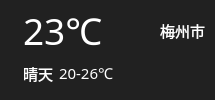
    <widget class="QWidget" name="widget02" native="true">
     <property name="styleSheet">
      <string notr="true">border-radius: 15px;
color: rgb(255, 255, 255);
background-color: rgb(33, 33, 33);</string>
     </property>
     <layout class="QHBoxLayout" name="horizontalLayout">
      <property name="leftMargin">
       <number>10</number>
      </property>
      <property name="topMargin">
       <number>5</number>
      </property>
      <property name="rightMargin">
       <number>10</number>
      </property>
      <property name="bottomMargin">
       <number>5</number>
      </property>
      <item>
       <widget class="QLabel" name="weatherIcon">
        <property name="sizePolicy">
         <sizepolicy hsizetype="Preferred" vsizetype="Preferred">
          <horstretch>0</horstretch>
          <verstretch>0</verstretch>
         </sizepolicy>
        </property>
        <property name="maximumSize">
         <size>
          <width>120</width>
          <height>120</height>
         </size>
        </property>
        <property name="text">
         <string/>
        </property>
        <property name="pixmap">
         <pixmap resource="res.qrc">:/icon/clear.svg</pixmap>
        </property>
        <property name="scaledContents">
         <bool>true</bool>
        </property>
       </widget>
      </item>
      <item>
       <layout class="QGridLayout" name="gridLayout_3">
        <item row="1" column="0">
         <widget class="QLabel" name="weatherToday">
          <property name="font">
           <font>
            <family>Adobe 黑体 Std</family>
            <pointsize>11</pointsize>
           </font>
          </property>
          <property name="text">
           <string>晴天</string>
          </property>
          <property name="alignment">
           <set>Qt::AlignmentFlag::AlignLeading|Qt::AlignmentFlag::AlignLeft|Qt::AlignmentFlag::AlignTop</set>
          </property>
         </widget>
        </item>
        <item row="0" column="3">
         <widget class="QLabel" name="city">
          <property name="font">
           <font>
            <family>Adobe 黑体 Std</family>
            <pointsize>11</pointsize>
           </font>
          </property>
          <property name="text">
           <string>梅州市</string>
          </property>
          <property name="alignment">
           <set>Qt::AlignmentFlag::AlignRight|Qt::AlignmentFlag::AlignTrailing|Qt::AlignmentFlag::AlignVCenter</set>
          </property>
         </widget>
        </item>
        <item row="0" column="0" colspan="2">
         <widget class="QLabel" name="temperature">
          <property name="font">
           <font>
            <family>Cascadia Mono</family>
            <pointsize>28</pointsize>
           </font>
          </property>
          <property name="text">
           <string>23℃</string>
          </property>
          <property name="alignment">
           <set>Qt::AlignmentFlag::AlignBottom|Qt::AlignmentFlag::AlignLeading|Qt::AlignmentFlag::AlignLeft</set>
          </property>
         </widget>
        </item>
        <item row="1" column="1">
         <widget class="QLabel" name="temperatureRange">
          <property name="font">
           <font>
            <family>Adobe 黑体 Std</family>
            <pointsize>11</pointsize>
           </font>
          </property>
          <property name="text">
           <string>20-26℃</string>
          </property>
          <property name="alignment">
           <set>Qt::AlignmentFlag::AlignLeading|Qt::AlignmentFlag::AlignLeft|Qt::AlignmentFlag::AlignTop</set>
          </property>
         </widget>
        </item>
        <item row="1" column="2">
         <spacer name="horizontalSpacer">
          <property name="orientation">
           <enum>Qt::Orientation::Horizontal</enum>
          </property>
          <property name="sizeType">
           <enum>QSizePolicy::Policy::Expanding</enum>
          </property>
          <property name="sizeHint" stdset="0">
           <size>
            <width>40</width>
            <height>20</height>
           </size>
          </property>
         </spacer>
        </item>
       </layout>
      </item>
     </layout>
    </widget>
